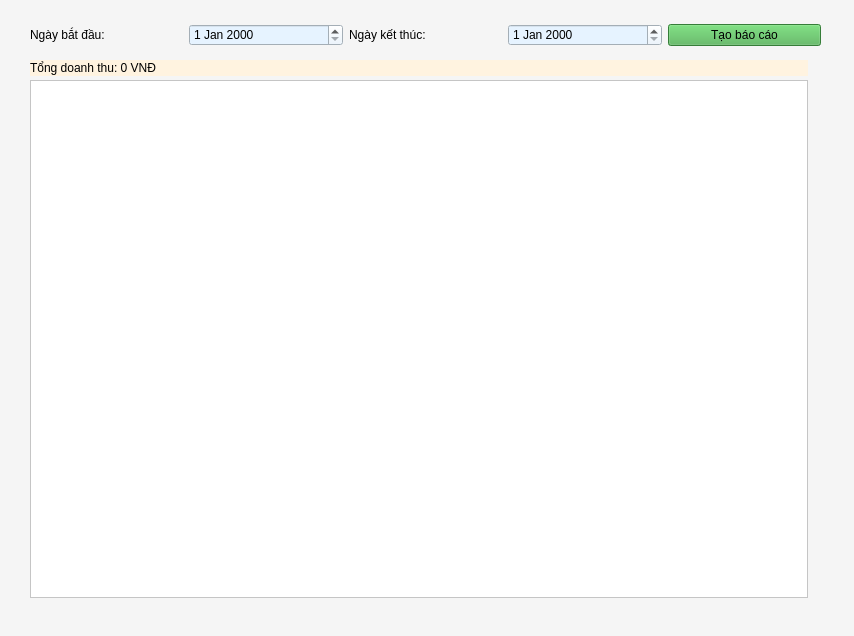
<?xml version="1.0" encoding="UTF-8"?>
<ui version="4.0">
 <class>Thống kê doanh thu</class>
 <widget class="QWidget" name="Form">
  <property name="geometry">
   <rect>
    <x>0</x>
    <y>0</y>
    <width>854</width>
    <height>636</height>
   </rect>
  </property>
  <property name="windowTitle">
   <string>Thống kê doanh thu</string>
  </property>
  <property name="styleSheet">
   <string>background-color: #F5F5F5; color: black;</string>
  </property>
  <widget class="QTableWidget" name="reportTable">
   <property name="geometry">
    <rect>
     <x>30</x>
     <y>80</y>
     <width>778</width>
     <height>518</height>
    </rect>
   </property>
   <property name="styleSheet">
    <string>background-color: #FFFFFF; color: black; alternate-background-color: #F0F0F0;</string>
   </property>
  </widget>
  <widget class="QLabel" name="totalRevenueLabel">
   <property name="geometry">
    <rect>
     <x>30</x>
     <y>60</y>
     <width>778</width>
     <height>16</height>
    </rect>
   </property>
   <property name="text">
    <string>Tổng doanh thu: 0 VNĐ</string>
   </property>
   <property name="styleSheet">
    <string>background-color: #FFF3E0; color: black;</string>
   </property>
  </widget>
  <widget class="QWidget" name="layoutWidget">
   <property name="geometry">
    <rect>
     <x>30</x>
     <y>20</y>
     <width>791</width>
     <height>30</height>
    </rect>
   </property>
   <layout class="QHBoxLayout" name="horizontalLayout">
    <item>
     <widget class="QLabel" name="labelStartDate">
      <property name="text">
       <string>Ngày bắt đầu:</string>
      </property>
      <property name="styleSheet">
       <string>color: black;</string>
      </property>
     </widget>
    </item>
    <item>
     <widget class="QDateEdit" name="startDateEdit">
      <property name="styleSheet">
       <string>background-color: #E6F3FF; color: black;</string>
      </property>
     </widget>
    </item>
    <item>
     <widget class="QLabel" name="labelEndDate">
      <property name="text">
       <string>Ngày kết thúc:</string>
      </property>
      <property name="styleSheet">
       <string>color: black;</string>
      </property>
     </widget>
    </item>
    <item>
     <widget class="QDateEdit" name="endDateEdit">
      <property name="styleSheet">
       <string>background-color: #E6F3FF; color: black;</string>
      </property>
     </widget>
    </item>
    <item>
     <widget class="QPushButton" name="generateReportButton">
      <property name="text">
       <string>Tạo báo cáo</string>
      </property>
      <property name="styleSheet">
       <string>background-color: #4CAF50; color: black;</string>
      </property>
     </widget>
    </item>
   </layout>
  </widget>
 </widget>
 <resources/>
 <connections/>
</ui>
